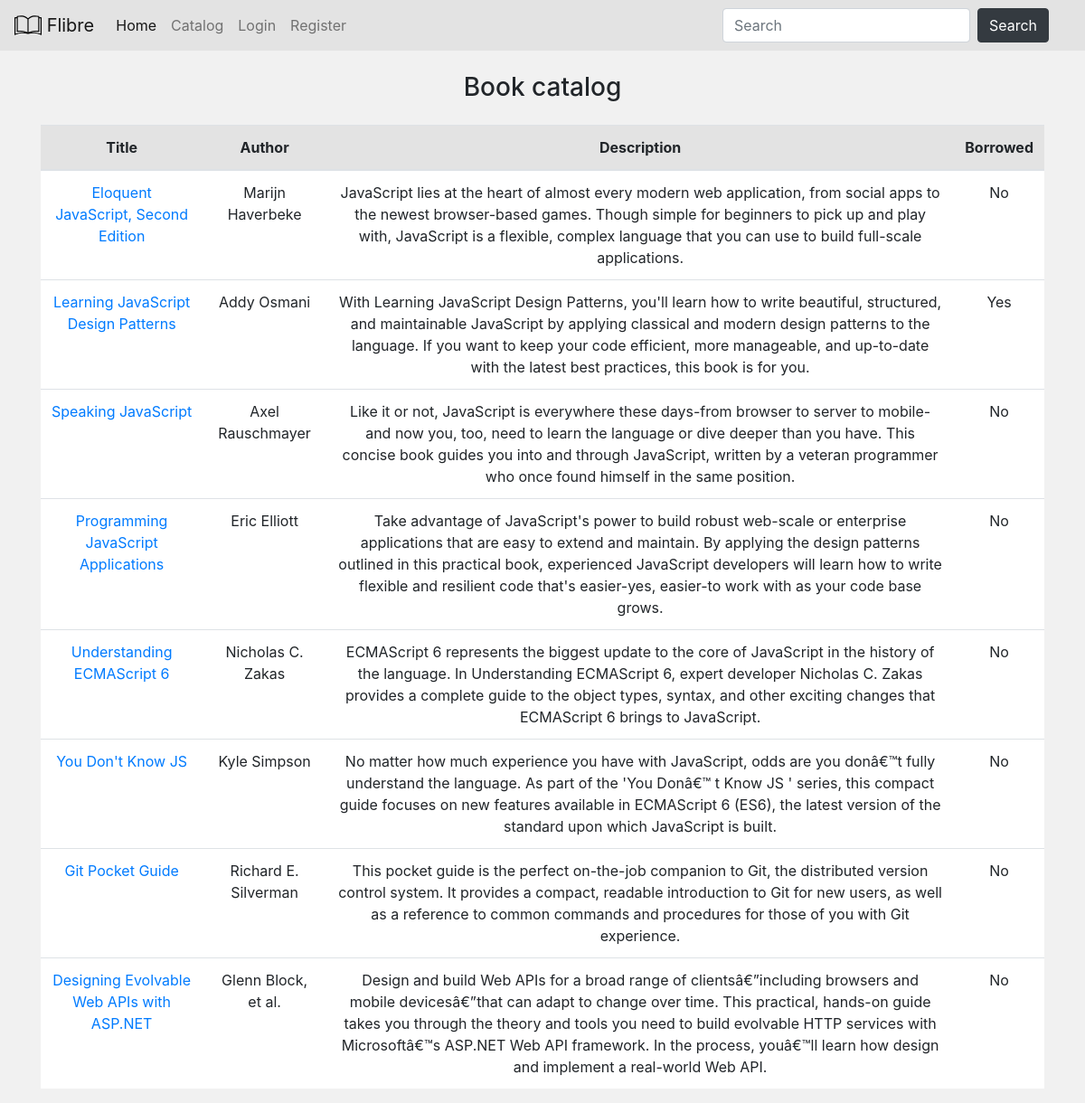
Page /catalog/books on the earlier database version.
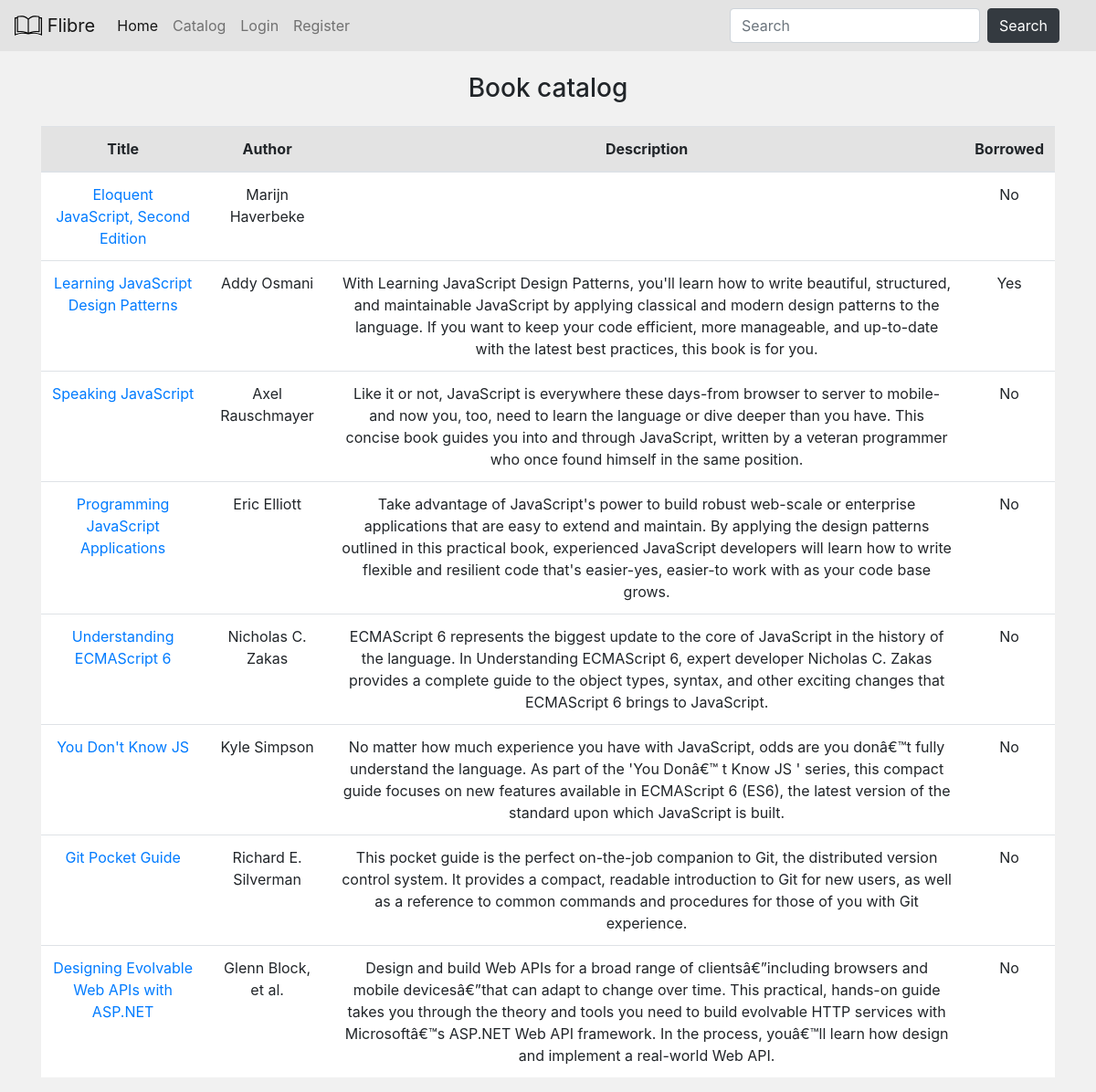
Same page on the later database version.
### db_models.py (models this page shows, shortened)
class Book(Base):
    __tablename__ = 'books'
    id = Column(Integer, primary_key=True)
    author = Column(String(255))
    description = Column(String(1000))
    isbn = Column(Integer)
    pages = Column(Integer)
    published = Column(String(10))
    publisher = Column(String(255))
    subtitle = Column(String(255))
    title = Column(String(255))
    website = Column(String(255))
    user_id = Column(Integer, ForeignKey('users.id'))
    user_ref = relationship('User', back_populates='book_ref')

### routes.py (the view)
@app.route('/catalog/books')
def books():
    db_session = get_session()
    all_books = db_session.query(Book).all()
    context = get_default_context()
    context['books'] = all_books
    return render_template('catalog.html', **context)

### routes.py (called while the page is built)
def get_session(echo=False):
    engine = create_engine('sqlite:///db/database.db', echo=echo)
    db_session = sessionmaker(bind=engine)
    return db_session()

def get_default_context():
    permission_lvl = get_user_auth_lvl()
    context = {'permission_lvl': permission_lvl,
               'user_id': session.get('user_id'),
               'username': session.get('username')}
    return context

def get_user_auth_lvl():
    if not session.get('user_id'):
        return 3
    db_session = get_session()
    user_data = db_session.query(User.permission_lvl) \
                .filter(User.username == session.get('username')) \
                .one()
    return user_data.permission_lvl

### templates/catalog.html (shortened to what this page needs)
{% extends 'layout.html' %}
{% block content %}
<h3 class="mb-4 text-center">Book catalog</h3>
<table class="table text-center">
  <thead class="x-thead-dark">
  <tr>
    <th scope="col">Title</th>
    <th scope="col">Author</th>
    <th scope="col">Description</th>
    <th scope="col">Borrowed</th>
  </tr>
  </thead>
  {% for book in books %}
  <tr>
    <td scope="row"><a href="/catalog/books/{{ book['id'] }}">{{ book['title'] }}</a></td>
    <td scope="row">{{ book['author'] }}</td>
    <td scope="row">{{ book['description'] }}</td>
    {% if book['user_id'] != None %}
    <td scope="row">Yes</td>
    {% else %}
    <td scope="row">No</td>
    {% endif %}
  </tr>
  {% endfor %}
</table>
{% endblock %}

### templates/layout.html (shortened to what this page needs)
<!doctype html>
<html lang="en">
<head>
  <link rel="stylesheet" href="https://stackpath.bootstrapcdn.com/bootstrap/4.5.0/css/bootstrap.min.css"
>
  <link href="/static/style.css" rel="stylesheet">
</head>
<body id="bootstrap-overrides">
<nav class="navbar navbar-expand-lg navbar-light bg-navbar mb-4">
  <a class="navbar-brand" href="/">
    <img src="/static/book_logo.svg" width="30" height="30" class="d-inline-block align-top" alt="" loading="lazy">
    Flibre
  </a>
  <div class="collapse navbar-collapse" id="navbarSupportedContent">
    <ul class="navbar-nav mr-auto">
      <li class="nav-item active">
        <a class="nav-link" href="/">Home</a>
      </li>
      <li class="nav-item">
        <a class="nav-link" href="/catalog/books">Catalog</a>
      </li>
      {% if not username %}
      <li class="nav-item">
        <a class="nav-link" href="/login">Login</a>
      </li>
      <li class="nav-item">
        <a class="nav-link" href="/register">Register</a>
      </li>
      {% endif %}
    </ul>
    <form class="form-inline my-2 my-lg-0" action="/search_results" method="GET">
      <input class="form-control mr-sm-2" type="search" name="query" placeholder="Search" aria-label="Search">
      <button class="btn btn-dark mr-4 my-2 my-sm-0" type="submit">Search</button>
    </form>
  </div>
</nav>
<div class="container">
  {% block content %}
  {% endblock %}
</div>
</body>
</html>

### static/style.css (style rules this page uses)
body { background-color: #f1f1f1; }
.bg-navbar { background-color: #e3e3e3; }
.table .x-thead-dark th { background-color:#e3e3e3; }
.table tr { background-color:#fff; }

Differences in the rows shown:
changed Book "Eloquent JavaScript, Second Edition": description "JavaScript lies at the heart of almost every modern web application, from social apps to the newest browser-based games. Though simple for beginners to pick up and play with, JavaScript is a flexible, complex language that you can use to build full-scale applications." → (not shown)
